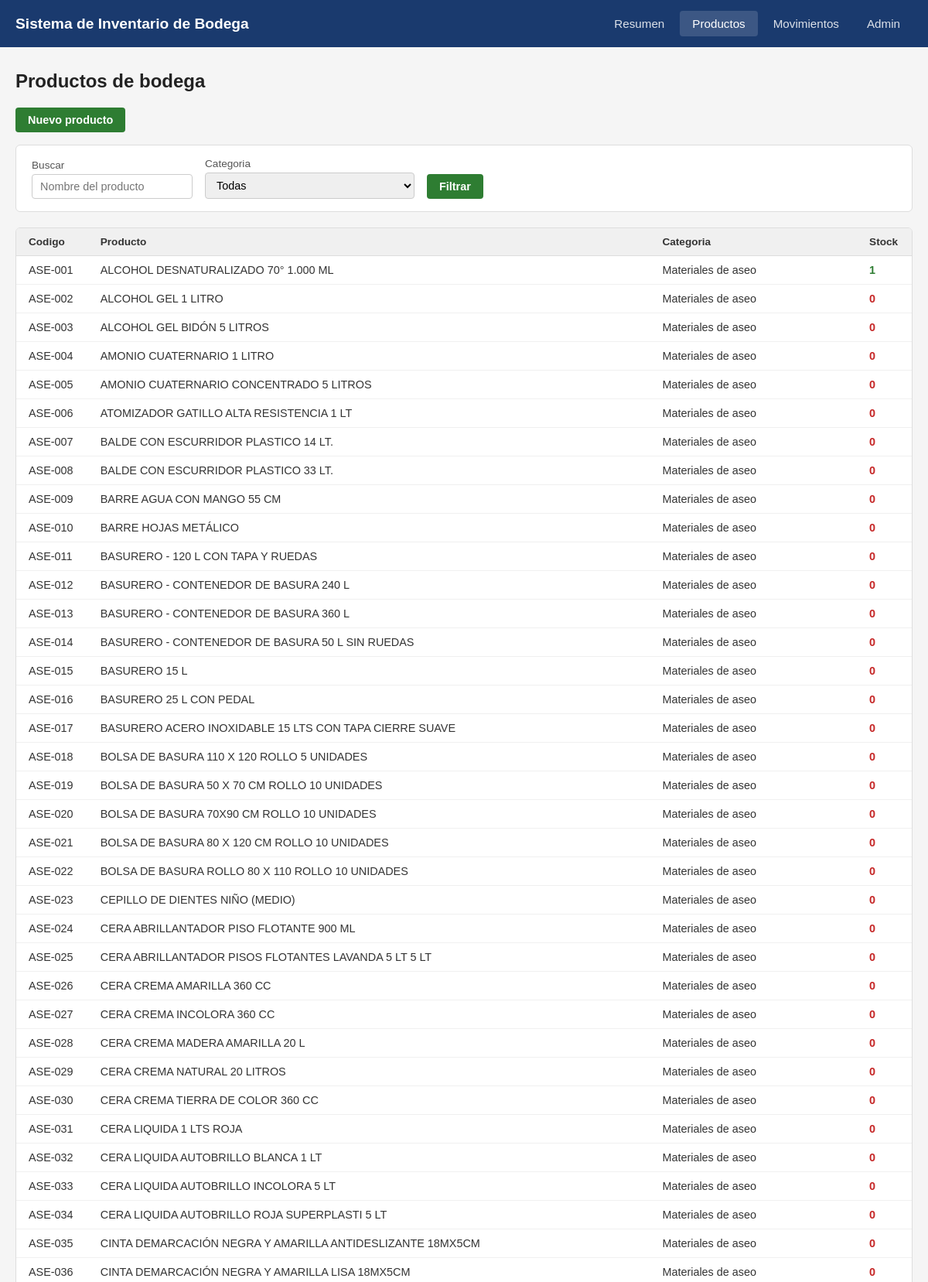
The page /productos/ (signed in, upper part) on the database its author committed.
### gestion/models.py (models this page shows, shortened)
class ProductoBodega(models.Model):
    codigo = models.CharField(max_length=30, unique=True)
    nombre = models.CharField(max_length=200, validators=[MinLengthValidator(2)])
    stock_actual = models.PositiveIntegerField(default=0, validators=[MinValueValidator(0)])
    categoria = models.ForeignKey(CategoriaInsumo, on_delete=models.SET_NULL, null=True)
    class Meta:
        verbose_name = 'Producto'
        verbose_name_plural = 'Productos'

class CategoriaInsumo(models.Model):
    nombre = models.CharField(max_length=100, validators=[MinLengthValidator(2)])
    descripcion = models.TextField(blank=True)
    class Meta:
        verbose_name = 'Categoría'
        verbose_name_plural = 'Categorías'

### gestion/views.py (the view)
# urls.py: path('productos/', views.productos, name='productos'),
@staff_member_required(login_url='/admin/login/')
def productos(request):
    q = request.GET.get('q', '')
    categoria_id = request.GET.get('categoria', '')
    productos_qs = ProductoBodega.objects.select_related('categoria').order_by('codigo')
    if q:
        productos_qs = productos_qs.filter(
            Q(nombre__icontains=q) | Q(codigo__icontains=q)
        )
    if categoria_id:
        productos_qs = productos_qs.filter(categoria_id=categoria_id)
    categorias = CategoriaInsumo.objects.all()
    return render(request, 'gestion/productos.html', {
        'productos': productos_qs,
        'categorias': categorias,
        'q': q,
        'categoria_id': categoria_id,
    })

### templates/gestion/productos.html (shortened to what this page needs)
{% extends "gestion/base.html" %}
{% block nav_productos %}active{% endblock %}
{% block content %}
<h2>Productos de bodega</h2>
<a href="/productos/nuevo/" class="btn btn-green" style="margin-bottom:16px; display:inline-block">Nuevo producto</a>
<div class="filtros">
    <form method="get" style="display:flex; gap:16px; align-items:flex-end; flex-wrap:wrap">
        <div class="filtro-group">
            <label>Buscar</label>
            <input type="text" name="q" value="{{ q }}" placeholder="Nombre del producto">
        </div>
        <div class="filtro-group">
            <label>Categoria</label>
            <select name="categoria">
                <option value="">Todas</option>
            </select>
        </div>
        <button type="submit" class="btn-filtrar">Filtrar</button>
    </form>
</div>
<div class="table-card">
    <table>
        <thead>
            <tr>
                <th>Codigo</th>
                <th>Producto</th>
                <th>Categoria</th>
                <th>Stock</th>
            </tr>
        </thead>
        <tbody>
            {% for p in productos %}
            <tr>
                <td>{{ p.codigo }}</td>
                <td>{{ p.nombre }}</td>
                <td>{{ p.categoria.nombre|default:"—" }}</td>
                <td>
                    {% if p.stock_actual > 0 %}
                        <span class="stock-ok">{{ p.stock_actual }}</span>
                    {% else %}
                        <span class="stock-zero">{{ p.stock_actual }}</span>
                    {% endif %}
                </td>
            </tr>
            {% empty %}
            <tr><td colspan="4" style="text-align:center; color:#999; padding:20px">No se encontraron productos</td></tr>
            {% endfor %}
        </tbody>
    </table>
</div>
{% endblock %}

### templates/gestion/base.html (style rules this page uses)
* { box-sizing: border-box; margin: 0; padding: 0; }
body { font-family: Arial, sans-serif; background: #f5f5f5; color: #333; }
h2 { font-size: 1.5rem; margin-bottom: 20px; color: #222; }
.btn { display: inline-block; padding: 8px 16px; border-radius: 4px; font-size: 0.9rem; font-weight: bold; text-decoration: none; border: none; cursor: pointer; transition: background 0.15s; }
.btn-green { background: #2e7d32; color: #fff; }
.table-card { background: #fff; border: 1px solid #ddd; border-radius: 6px; overflow: hidden; margin-bottom: 24px; }
table { width: 100%; border-collapse: collapse; }
thead th { background: #f0f0f0; padding: 10px 16px; text-align: left; font-size: 0.85rem; font-weight: bold; color: #333; border-bottom: 1px solid #ddd; }
tbody td { padding: 10px 16px; border-bottom: 1px solid #f0f0f0; font-size: 0.9rem; }
.stock-ok { color: #2e7d32; font-weight: bold; }
.stock-zero { color: #c62828; font-weight: bold; }
.filtros { background: #fff; border: 1px solid #ddd; border-radius: 6px; padding: 16px 20px; margin-bottom: 20px; display: flex; gap: 16px; align-items: flex-end; flex-wrap: wrap; }
.filtro-group { display: flex; flex-direction: column; gap: 4px; }
.filtro-group label { font-size: 0.85rem; color: #555; }
.filtro-group input, .filtro-group select { padding: 7px 10px; border: 1px solid #ccc; border-radius: 4px; font-size: 0.9rem; min-width: 180px; }
.btn-filtrar { background: #2e7d32; color: #fff; padding: 8px 16px; border: none; border-radius: 4px; cursor: pointer; font-size: 0.9rem; font-weight: bold; }

### rows shown on the page
ProductoBodega: codigo "ASE-001", nombre "ALCOHOL DESNATURALIZADO 70° 1.000 ML", categoria.nombre "Materiales de aseo", stock_actual "1"
ProductoBodega: codigo "ASE-002", nombre "ALCOHOL GEL 1 LITRO", categoria.nombre "Materiales de aseo", stock_actual "0"
ProductoBodega: codigo "ASE-003", nombre "ALCOHOL GEL BIDÓN 5 LITROS", categoria.nombre "Materiales de aseo", stock_actual "0"
ProductoBodega: codigo "ASE-004", nombre "AMONIO CUATERNARIO 1 LITRO", categoria.nombre "Materiales de aseo", stock_actual "0"
ProductoBodega: codigo "ASE-005", nombre "AMONIO CUATERNARIO CONCENTRADO 5 LITROS", categoria.nombre "Materiales de aseo", stock_actual "0"
ProductoBodega: codigo "ASE-006", nombre "ATOMIZADOR GATILLO ALTA RESISTENCIA 1 LT", categoria.nombre "Materiales de aseo", stock_actual "0"
ProductoBodega: codigo "ASE-007", nombre "BALDE CON ESCURRIDOR PLASTICO 14 LT.", categoria.nombre "Materiales de aseo", stock_actual "0"
ProductoBodega: codigo "ASE-008", nombre "BALDE CON ESCURRIDOR PLASTICO 33 LT.", categoria.nombre "Materiales de aseo", stock_actual "0"
ProductoBodega: codigo "ASE-009", nombre "BARRE AGUA CON MANGO 55 CM", categoria.nombre "Materiales de aseo", stock_actual "0"
ProductoBodega: codigo "ASE-010", nombre "BARRE HOJAS METÁLICO", categoria.nombre "Materiales de aseo", stock_actual "0"
ProductoBodega: codigo "ASE-011", nombre "BASURERO - 120 L CON TAPA Y RUEDAS", categoria.nombre "Materiales de aseo", stock_actual "0"
ProductoBodega: codigo "ASE-012", nombre "BASURERO - CONTENEDOR DE BASURA 240 L", categoria.nombre "Materiales de aseo", stock_actual "0"
ProductoBodega: codigo "ASE-013", nombre "BASURERO - CONTENEDOR DE BASURA 360 L", categoria.nombre "Materiales de aseo", stock_actual "0"
ProductoBodega: codigo "ASE-014", nombre "BASURERO - CONTENEDOR DE BASURA 50 L SIN RUEDAS", categoria.nombre "Materiales de aseo", stock_actual "0"
ProductoBodega: codigo "ASE-015", nombre "BASURERO 15 L", categoria.nombre "Materiales de aseo", stock_actual "0"
ProductoBodega: codigo "ASE-016", nombre "BASURERO 25 L CON PEDAL", categoria.nombre "Materiales de aseo", stock_actual "0"
ProductoBodega: codigo "ASE-017", nombre "BASURERO ACERO INOXIDABLE 15 LTS CON TAPA CIERRE SUAVE", categoria.nombre "Materiales de aseo", stock_actual "0"
ProductoBodega: codigo "ASE-018", nombre "BOLSA DE BASURA 110 X 120 ROLLO 5 UNIDADES", categoria.nombre "Materiales de aseo", stock_actual "0"
ProductoBodega: codigo "ASE-019", nombre "BOLSA DE BASURA 50 X 70 CM ROLLO 10 UNIDADES", categoria.nombre "Materiales de aseo", stock_actual "0"
ProductoBodega: codigo "ASE-020", nombre "BOLSA DE BASURA 70X90 CM ROLLO 10 UNIDADES", categoria.nombre "Materiales de aseo", stock_actual "0"
ProductoBodega: codigo "ASE-021", nombre "BOLSA DE BASURA 80 X 120 CM ROLLO 10 UNIDADES", categoria.nombre "Materiales de aseo", stock_actual "0"
ProductoBodega: codigo "ASE-022", nombre "BOLSA DE BASURA ROLLO 80 X 110 ROLLO 10 UNIDADES", categoria.nombre "Materiales de aseo", stock_actual "0"
ProductoBodega: codigo "ASE-023", nombre "CEPILLO DE DIENTES NIÑO (MEDIO)", categoria.nombre "Materiales de aseo", stock_actual "0"
ProductoBodega: codigo "ASE-024", nombre "CERA ABRILLANTADOR PISO FLOTANTE 900 ML", categoria.nombre "Materiales de aseo", stock_actual "0"
ProductoBodega: codigo "ASE-025", nombre "CERA ABRILLANTADOR PISOS FLOTANTES LAVANDA 5 LT 5 LT", categoria.nombre "Materiales de aseo", stock_actual "0"
ProductoBodega: codigo "ASE-026", nombre "CERA CREMA AMARILLA 360 CC", categoria.nombre "Materiales de aseo", stock_actual "0"
ProductoBodega: codigo "ASE-027", nombre "CERA CREMA INCOLORA 360 CC", categoria.nombre "Materiales de aseo", stock_actual "0"
ProductoBodega: codigo "ASE-028", nombre "CERA CREMA MADERA AMARILLA 20 L", categoria.nombre "Materiales de aseo", stock_actual "0"
ProductoBodega: codigo "ASE-029", nombre "CERA CREMA NATURAL 20 LITROS", categoria.nombre "Materiales de aseo", stock_actual "0"
ProductoBodega: codigo "ASE-030", nombre "CERA CREMA TIERRA DE COLOR 360 CC", categoria.nombre "Materiales de aseo", stock_actual "0"
ProductoBodega: codigo "ASE-031", nombre "CERA LIQUIDA 1 LTS ROJA", categoria.nombre "Materiales de aseo", stock_actual "0"
ProductoBodega: codigo "ASE-032", nombre "CERA LIQUIDA AUTOBRILLO BLANCA 1 LT", categoria.nombre "Materiales de aseo", stock_actual "0"
ProductoBodega: codigo "ASE-033", nombre "CERA LIQUIDA AUTOBRILLO INCOLORA 5 LT", categoria.nombre "Materiales de aseo", stock_actual "0"
ProductoBodega: codigo "ASE-034", nombre "CERA LIQUIDA AUTOBRILLO ROJA SUPERPLASTI 5 LT", categoria.nombre "Materiales de aseo", stock_actual "0"
ProductoBodega: codigo "ASE-035", nombre "CINTA DEMARCACIÓN NEGRA Y AMARILLA ANTIDESLIZANTE 18MX5CM", categoria.nombre "Materiales de aseo", stock_actual "0"
ProductoBodega: codigo "ASE-036", nombre "CINTA DEMARCACIÓN NEGRA Y AMARILLA LISA 18MX5CM", categoria.nombre "Materiales de aseo", stock_actual "0"
